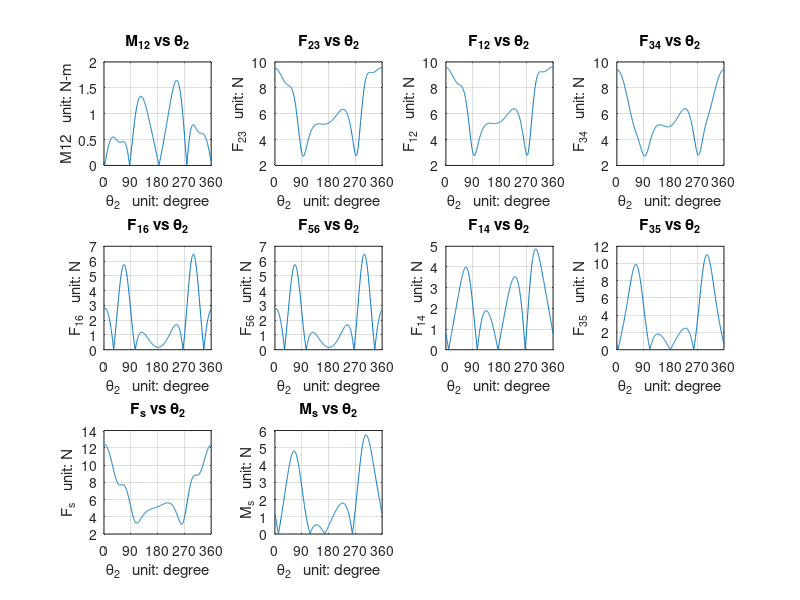

Reproduce this figure in MATLAB.
%% The following code plots all kinetic equations
clear; clc; close all;

%% Part 2 - Force and Moment Calculation
%% Lists to store calculated values for different parameters
% Moment & Angle lists
M12_list = []; % List to store moment M12 values
theta2_list = []; % List to store angular positions of link 2 (theta2)

% Shaking Force & Moment
Fs_list = [];  % List to store magnitudes of shaking forces
Fs_alpha = []; % List to store angles (directions) of shaking forces
Ms_list =[]; % List to store shaking moments

% Initialization orce components acting at different joints
F23_list = []; % List to store force between links 2 and 3
F12_list = []; % List to store force between base 1 and link 2
F34_list = []; % List to store force between links 3 and slider 4
F16_list = []; % List to store force between base 1 and link 6
F56_list = []; % List to store force between links 5 and 6
F14_list = []; % List to store force between base 1 and link 4
N35_list = []; % List to store normal force at slider 5

% Angles corresponding to the forces
F12_alpha = []; % Angle of force F12
F23_alpha = []; % Angle of force F23
F34_alpha = []; % Angle of force F34
F16_alpha = []; % Angle of force F16
F56_alpha = []; % Angle of force F56

%% Givens / Initial Parameters 
% Link Lengths (m)
r1 = 0.084; 
r2 = 0.36;
r3 = 1.2;
r6 = 0.6;

% Link Masses (kg)
m2 = 0.07634;
m6 = 0.12723;
m3 = 0.25447;

% Slider Masses (kg)
m4 = 5;
m5 = 5;

% Center of Gravity Distances (m)
b2 = r2/2;
b6 = r6/2;
b3 = r3/2;

%Inertias
inertiaG3 = (1/12)*m3.*r3.^2;
inertiaA2 = (1/3)*m2.*r2.^2;
inertiaA6 = (1/3)*m6.*r6.^2;

% Theta 2
dtheta2 = 2;
ddtheta2 = 0; 

for theta2 = 0:0.01:2*pi

% Calculations of kinematic variables from Part 1
theta3 = pi - asin((r2.*sin(theta2)-r1)./r3);
r4 = r2.*cos(theta2) - r3.*cos(theta3);
theta5 = theta3;% eqn 15
theta6 = pi - asin((r1.*cos(theta5)-r4.*sin(theta5))./r6) + theta5; %eqn 18
r5 = (r6.*cos(theta6)-r4)./cos(theta5);

% First derivates of r4 and theta 3
dtheta3 = (r2.*dtheta2.*cos(theta2))./(r3.*cos(theta3));
dr4 = (r2.*dtheta2.*sin(theta3 - theta2))./cos(theta3);

% Second derivates of r4 and theta 3
ddtheta3 = ((r3.*(dtheta3.^2).*sin(theta3))-(r2.*(dtheta2.^2).*sin(theta2)))./(r3.*cos(theta3));
ddr4 = (r3.*ddtheta3.*sin(theta3)) + (r3.*(dtheta3.^2).*cos(theta3)) - (r2.*(dtheta2.^2).*cos(theta2));

% First derivatives of r5 and theta 6
dtheta5 = dtheta3;
dtheta6 = ((r5.*dtheta5)-dr4.*sin(theta5))./(r6.*cos(theta5-theta6));
dr5 = ((r6.*dtheta6.*cos(theta6))-(r5.*dtheta5.*cos(theta5)))./(sin(theta5));

% Second derivatives of r5 and theta 6
ddtheta5 = ddtheta3;
ddtheta6 = ((-ddr4.*sin(theta5))+(2.*dr5.*dtheta5)+(r5.*ddtheta5)-(r6.*(dtheta6.^2).*sin(theta5-theta6)))./(r6.*cos(theta5-theta6));
ddr5 = (((-2.*dr5.*dtheta5-r5.*ddtheta5).*cos(theta5))+(r5.*(dtheta5.^2).*sin(theta5))+(r6.*ddtheta6.*cos(theta6))-(r6.*(dtheta6.^2).*sin(theta6)))./(sin(theta5));

% Beta 3
beta3 = 2*pi-theta3;
dbeta3 = -1*dtheta3;
ddbeta3 = -1*ddtheta3;

% Shortcuts for Link Components 
rGC = r5 - b3;
rGB = r3./2;
rDG = r3./2;

% Coefficients for the A matrix 
% Naming convention of the coefficients follows the x,y coordinates of the
% location in the A matrix
A33 = -r2.*sin(theta2);
A43 = r2.*cos(theta2);
A134 = -sin(beta3);
A135 = -cos(beta3);
A36 = rGB.*sin(beta3);
A46 = rGB.*cos(beta3);
A1311 = sin(beta3);
A1312 = cos(beta3);
A136 = rGC;
A66 = -rDG.*cos(beta3);
A56 = -rDG.*sin(beta3);
A99 = -r6.*sin(theta6);
A109 = r6.*(cos(theta6));

% Acceleration Equations for Forces
ag2x = b2.*-(dtheta2.^2).*cos(theta2);
ag2y = b2.*-(dtheta2.^2).*sin(theta2);

ag3x = (b3.*-(dbeta3.^2).*cos(2*pi - beta3)) + ag2x;
ag3y = (b3.*(ddbeta3).*sin(2*pi - beta3)) + ag2y; 

ag6x = b6.*(-ddtheta6.*sin(theta6)-(dtheta6.^2).*cos(theta6));
ag6y = b6.*(ddtheta6.*cos(theta6)-(dtheta6.^2).*sin(theta6));

ag4x = ddr4;
ag4y = 0;

ag5x = ag6x.*2;
ag5y = ag6y.*2;


% B Vector
    B = [m2.*ag2x;
        m2.*ag2y;
        0;
        m3.*ag3x;
        m3.*ag3y;
        inertiaG3.*ddtheta3; 
        m6.*ag6x;
        m6.*ag6y;
        inertiaA6.*ddtheta6;
        m4.*ag4x;
        m5.*ag5x;
        m5.*ag5y;
        0;
    ];
    
% A Matrix
    A = [
    -1, 0, 1, 0, 0, 0, 0, 0, 0, 0, 0, 0, 0;
    0, -1, 0, 1, 0, 0, 0, 0, 0, 0, 0, 0, 0;
    0, 0, A33, A43, 0, 0, 0, 0, 0, 0, 0, 1, 0;
    0, 0, -1, 0, -1, 0, 0, 0, 0, 0, 0, 0, A134;
    0, 0, 0, -1, 0, -1, 0, 0, 0, 0, 0, 0, A135;
    0, 0, A36, A46, A56, A66, 0, 0, 0, 0, 0, 0, A136;
    0, 0, 0, 0, 0, 0, -1, 0, 1, 0, 0, 0, 0;
    0, 0, 0, 0, 0, 0, 0, -1, 0, 1, 0, 0, 0;
    0, 0, 0, 0, 0, 0, 0, 0, A99, A109, 0, 0, 0;
    0, 0, 0, 0, 1, 0, 0, 0, 0, 0, 0, 0, 0;
    0, 0, 0, 0, 0, 0, 0, 0, -1, 0, 0, 0, A1311;
    0, 0, 0, 0, 0, 0, 0, 0, 0, -1, 0, 0, A1312;
    0, 0, 0, 0, 0, 1, 0, 0, 0, 0, -1, 0, 0;
    ];

    x = A\B; % Ax = B, solution for x;
    
    
    % Force & Moment Results from Solving the Matrix
    F12x = x(1);
    F12y = x(2);
    F23x = x(3);
    F23y = x(4);
    F34x = x(5);
    F34y = x(6);
    F16x = x(7);
    F16y = x(8);
    F56x = x(9);
    F56y = x(10);
    F14y = x(11);
    M12 = x(12);
    N35 = x(13);
    Fsx = F12x + F16x;
    Fsy = F14y + F12y + F16y;
    Ms = -M12 + F14y.*r4;

    % Store Force & Moment Magnitudes into List
    F23_list = [F23_list; sqrt(F23x.^2+F23y.^2)];
    F12_list = [F12_list; sqrt(F12x.^2+F12y.^2)];
    F34_list = [F34_list; sqrt(F34x.^2+F34y.^2)];
    F16_list = [F16_list; sqrt(F16x.^2+F16y.^2)];
    F56_list = [F56_list; sqrt(F56x.^2+F56y.^2)];
    F14_list = [F14_list; abs(F14y)];
    M12_list = [M12_list; abs(M12)];
    N35_list = [N35_list; abs(N35)];
    Fs_list = [Fs_list; sqrt(Fsx.^2+Fsy.^2)];
    Ms_list = [Ms_list; abs(Ms)];

    % Directions of Forces & Moment:   
    % F23
    fx = F23x;
    fy = F23y;
    alpha_23 = atan(fy/fx);
    if fx < 0
        alpha_23 = alpha_23 + pi;
    end 
    F23_alpha = [F23_alpha; alpha_23];

    % F12
    fx = F12x;
    fy = F12y;
    alpha_12 = atan2(fy, fx);
    if fx < 0
        alpha_12 = alpha_12 + pi;
    end 
    F12_alpha = [F12_alpha; alpha_12];

    % F34
    fx = F34x;
    fy = F34y;
    alpha_34 = atan(fx\fy);
    if fx < 0
        alpha_34 = alpha_34 + pi;
    end 
    F34_alpha = [F34_alpha; alpha_34];

    % F16
    fx = F16x;
    fy = F16y;
    alpha_16 = atan(fx\fy);
    if fx < 0
        alpha_16 = alpha_16 + pi;
    end 
    F16_alpha = [F16_alpha; alpha_16];

    % F56
    fx = F56x;
    fy = F56y;
    alpha_56 = atan(fx\fy);
    if fx < 0
        alpha_56 = alpha_56 + pi;
    end 
    F56_alpha = [F56_alpha; alpha_56];

    % Fs
    fx = Fsx;
    fy = Fsy;
    alpha_s = atan(fx\fy);
    if fx < 0
        alpha_s = alpha_s + pi;
    end 
    Fs_alpha = [Fs_alpha; alpha_s];

  
    % Collecting the values of theta2:
    theta2_list = [theta2_list; theta2];
end

% Plots
% M12 
subplot(3,4,1);
plot(theta2_list.*(180/pi), M12_list)
grid on;
title('M_{12} vs \theta_2')
xlabel('\theta_2   unit: degree')
ylabel('M12   unit: N-m')
xlim([0, 360])   
xticks(0:90:360) 
hold on;

% F23 
subplot(3,4,2);
plot(theta2_list.*(180/pi),F23_list)
grid on;
title('F_{23} vs \theta_2')
xlabel('\theta_2   unit: degree')
ylabel('F_{23}   unit: N')
xlim([0, 360])   
xticks(0:90:360) 
hold on;

% F12 
subplot(3,4,3);
plot(theta2_list.*(180/pi), F12_list)
grid on;
title('F_{12} vs \theta_2')
xlabel('\theta_2   unit: degree')
ylabel('F_{12}   unit: N')
xlim([0, 360])   
xticks(0:90:360) 
hold on;

% F34 
subplot(3,4,4);
plot(theta2_list.*(180/pi), F34_list)
grid on;
title('F_{34} vs \theta_2')
xlabel('\theta_2   unit: degree')
ylabel('F_{34}   unit: N')
xlim([0, 360])   
xticks(0:90:360) 
hold on;

% F16 
subplot(3,4,5);
plot(theta2_list.*(180/pi), F16_list)
grid on;
title('F_{16} vs \theta_2')
xlabel('\theta_2   unit: degree')
ylabel('F_{16}   unit: N')
xlim([0, 360])   
xticks(0:90:360) 
hold on;

% F56 
subplot(3,4,6);
plot(theta2_list.*(180/pi), F56_list)
grid on;
title('F_{56} vs \theta_2')
xlabel('\theta_2   unit: degree')
ylabel('F_{56}   unit: N')
xlim([0, 360])   
xticks(0:90:360) 
hold on;

% F14 
subplot(3,4,7);
plot(theta2_list.*(180/pi), F14_list)
grid on;
title('F_{14} vs \theta_2')
xlabel('\theta_2   unit: degree')
ylabel('F_{14}   unit: N')
xlim([0, 360])   
xticks(0:90:360) 
hold on;

% F35 
subplot(3,4,8);
plot(theta2_list.*(180/pi), N35_list)
grid on;
title('F_{35} vs \theta_2')
xlabel('\theta_2   unit: degree')
ylabel('F_{35}   unit: N')
xlim([0, 360])   
xticks(0:90:360) 
hold on

% Shaking Force Fs
subplot(3,4,9);
plot(theta2_list.*(180/pi), Fs_list)
grid on
title('F_{s} vs \theta_2')
xlabel('\theta_2   unit: degree')
ylabel('F_{s}   unit: N')
xlim([0, 360])   
xticks(0:90:360) 
hold on

% Shaking Moment Ms
subplot(3,4,10);
plot(theta2_list.*(180/pi), Ms_list)
grid on
title('M_{s} vs \theta_2')
xlabel('\theta_2   unit: degree')
ylabel('M_{s}   unit: N')
xlim([0, 360])   
xticks(0:90:360) 
hold on
